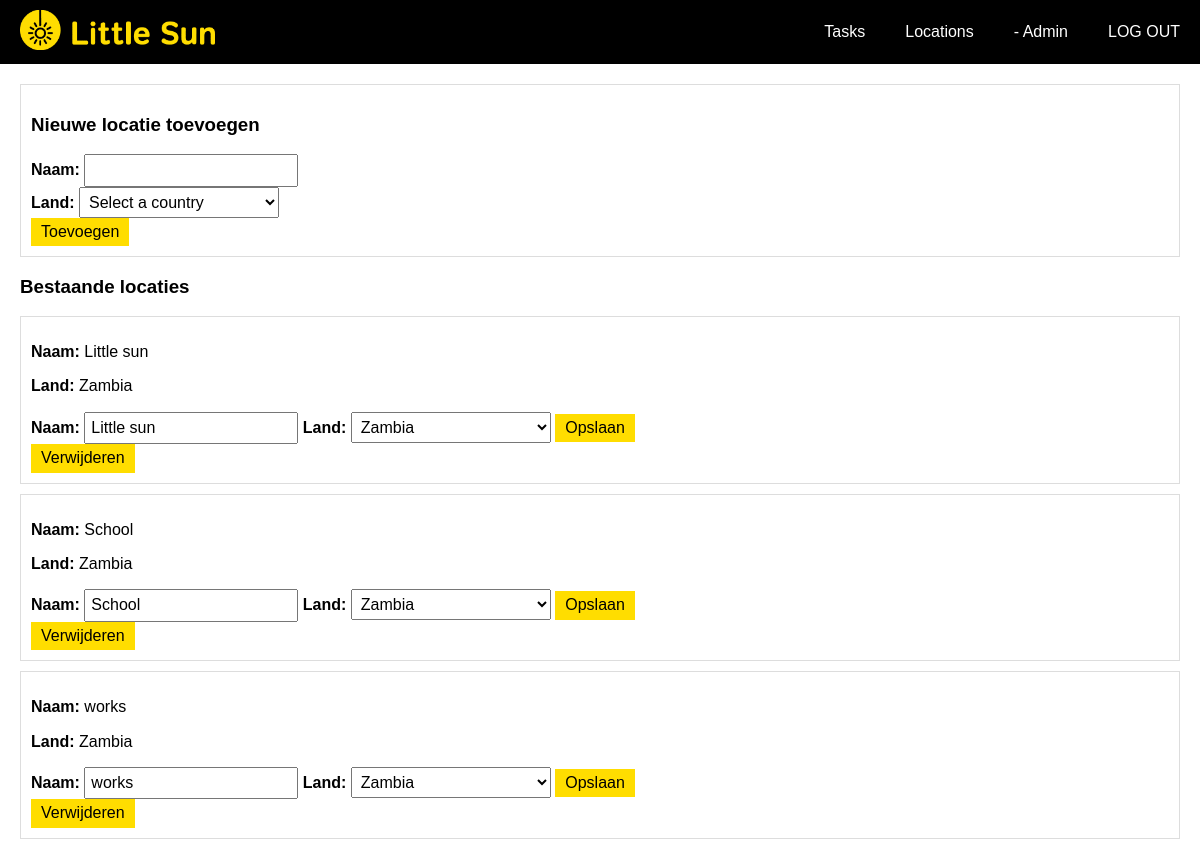
The app's page /admin_locations.php, older data.
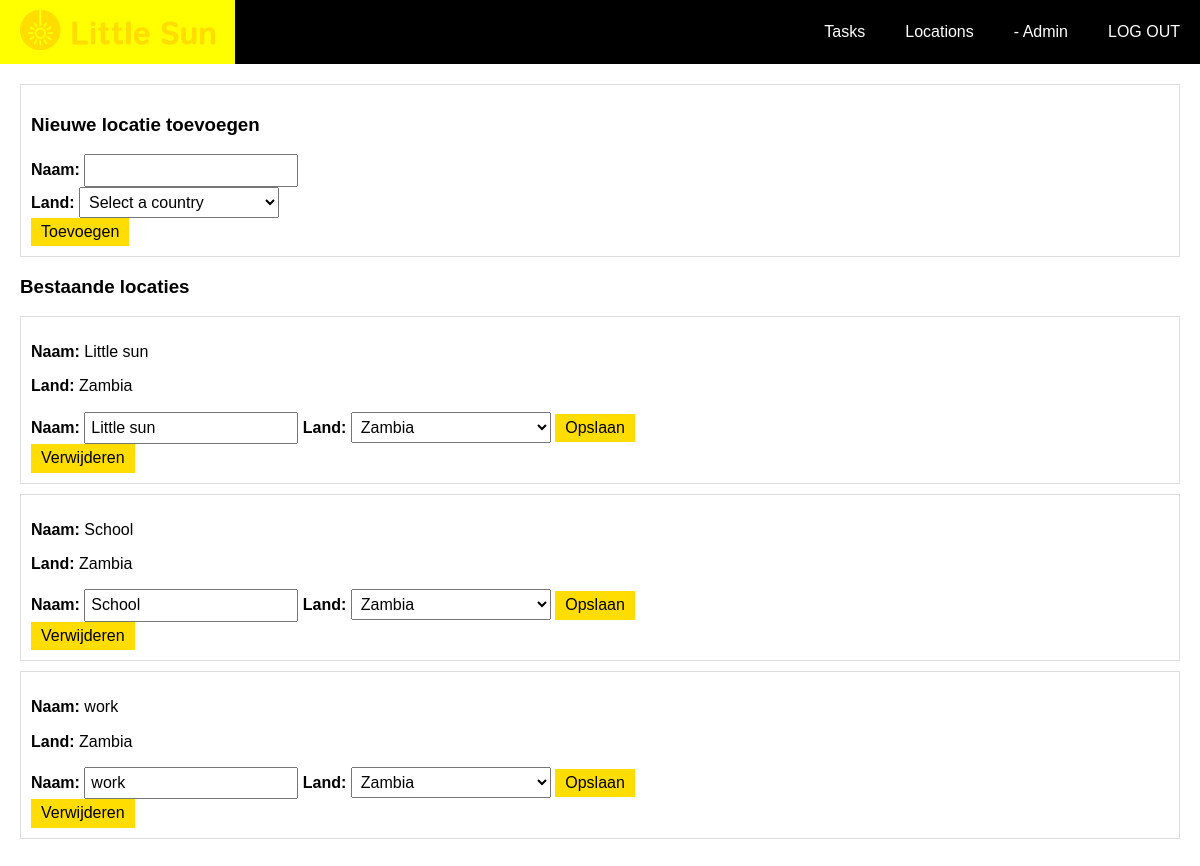
The same page, newer data.
### tables this page shows
CREATE TABLE `hub_location` (
  `id` int(11) NOT NULL,
  `name` varchar(255) NOT NULL,
  `country` varchar(255) NOT NULL
);

### admin_locations.php (the view, shortened to what this page needs)
<?php
try {
    $conn = Data::getConnection();
    $sql = "SELECT * FROM hub_location";
    $stmt = $conn->prepare($sql);
    $stmt->execute();
    $locations = $stmt->fetchAll(PDO::FETCH_ASSOC);
} catch (PDOException $e) {
    echo "Fout: " . $e->getMessage();
}
?>
<!DOCTYPE html>
<html lang="nl">
<head>
    <link rel="stylesheet" href="styles/normalize.css">
    <link rel="stylesheet" href="styles/nav.css">
    <link rel="stylesheet" href="styles/locations.css">
</head>
<body>
<?php include_once("admin.nav.inc.php"); ?>
<div class="content">
    <div class="location">
        <h3>Nieuwe locatie toevoegen</h3>
        <form action="<?php echo $_SERVER['PHP_SELF']; ?>" method="post">
            <label for="name">Naam:</label>
            <input type="text" id="name" name="name" required><br>
            <label for="country">Land:</label>
            <select name="country" id="country" required>
                <option value="">Select a country</option>
                <?php
                $countries = array(
                    "Zambia"
                );
                ?>
            </select><br>
            <button type="submit">Toevoegen</button>
        </form>
    </div>
    <h3>Bestaande locaties</h3>
    <?php foreach ($locations as $location) : ?>
        <div class="location">
            <p><strong>Naam:</strong> <?php echo $location['name']; ?></p>
            <p><strong>Land:</strong> <?php echo $location['country']; ?></p>
            <form method="post" action="<?php echo $_SERVER['PHP_SELF']; ?>">
                <label for="edit_name_<?php echo $location['id']; ?>">Naam:</label>
                <input type="text" id="edit_name_<?php echo $location['id']; ?>" name="edit_name" value="<?php echo $location['name']; ?>">
                <label for="edit_country_<?php echo $location['id']; ?>">Land:</label>
                <select name="edit_country" id="edit_country_<?php echo $location['id']; ?>">
                    <?php foreach ($countries as $country) : ?>
                        <option value="<?php echo $country; ?>" <?php if ($location['country'] === $country) echo 'selected'; ?>><?php echo $country; ?></option>
                    <?php endforeach; ?>
                </select>
                <button type="submit">Opslaan</button>
            </form>
            <form method="post" action="<?php echo $_SERVER['PHP_SELF']; ?>">
                <button type="submit">Verwijderen</button>
            </form>
        </div>
    <?php endforeach; ?>
</div>
</body>
</html>

### admin.nav.inc.php (shortened to what this page needs)
<!DOCTYPE html>
<html lang="en">
<head>
    <link rel="stylesheet" href="/styles/normalize.css">
    <link rel="stylesheet" href="/styles/nav.css">
</head>
<body>
    <nav>
        <ul>
            <li><a href="index.php">
                    <img id="logo" src="images/little_sun_logo.png" alt="Logo">
                </a>
            </li>
            <li><a href="admin_tasks.php">Tasks</a></li>
            <li><a href="admin_locations.php">Locations</a></li>
            <li><a href="admin_dashboard.php">- Admin </a></li>
            <li><a class="nav-items" href="logout.php">LOG OUT</a></li>
        </ul>
    </nav>

Row changes from the older to the newer data that the page shows:
changed hub_location: name "works" → "work"; edit_name "works" → "work"
